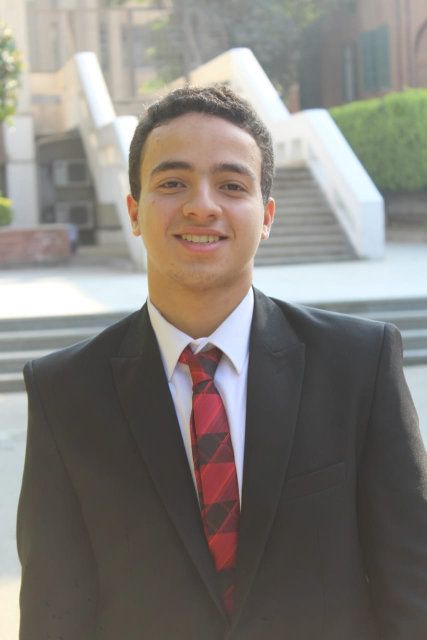
#> input picture application/osama.jpg, 853 x 1280 px (shown at 1/2 size)
$ python -i cartoonization.py   (imports and definitions only)
#> lines starting #> are read from the running program, lines starting #| are printed output that depends on the picture; after the words box and inside, x2 and y2 are one past the last pixel; in counts of white or black regions, pixels touching at a corner belong together
#> further down, picture is the input picture: shape (1280, 853, 3); mean B, G, R 120.5, 126, 130.3
from commonfunctions import *


def median_filter(img , filter_size):
  for x in range(0 ,img.shape[0]-2):
    for y in range (0 , img.shape[1]-2):
      intensities = np.zeros((filter_size//2,filter_size//2))
      intensities= np.copy(img[x:x+3, y:y+3])
      img[x+1][y+1] = np.median(intensities)
  return img


def get_edges(img, thickness, blurring):
    # Convert to gray scale
#> called with thickness = 11, blurring = 5
    gray = cv2.cvtColor(img, cv2.COLOR_BGR2GRAY)
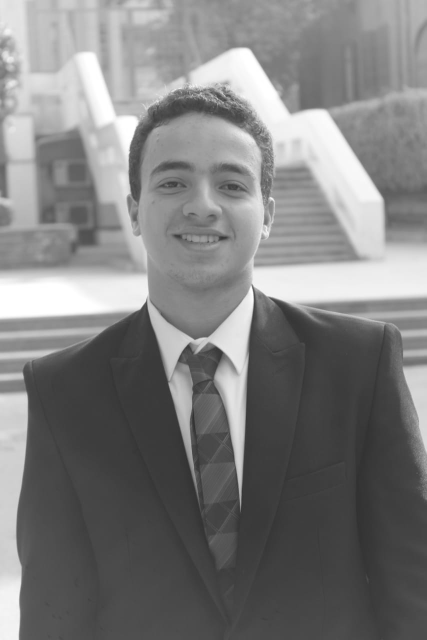
#> gray: shape (1280, 853) (shown at 1/2 size); min 47, max 255, mean 126.7

    # blurr the image in a way to smooth unnecessary edges
    gray_blur = cv2.medianBlur(gray, blurring)

    # Get the edges of the blurred img
    edges = cv2.adaptiveThreshold(
        gray_blur, 255, cv2.ADAPTIVE_THRESH_MEAN_C, cv2.THRESH_BINARY, thickness, blurring)
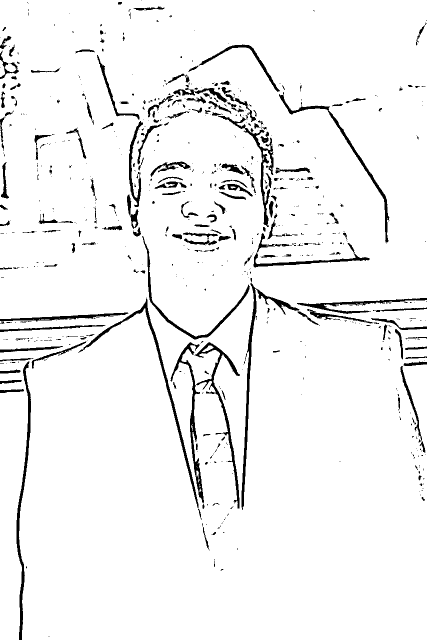
#> edges: shape (1280, 853) (shown at 1/2 size); 94.9% white; 715 black regions (507 under 20 px), largest, box (x1, y1, x2, y2) and area: (341, 684, 480, 1017) 5384, (483, 566, 599, 1020) 3256, (33, 723, 62, 1280) 3100

    return edges


def save_user(name,img):
  path = './data'+name
  isExist = os.path.exists(path)

  if not isExist:
    os.makedirs(path)
    os.chdir(path)
    cv2.imwrite(name,img)

  if isExist:
    print("Name already exists")


# This may be done with segmentation in colors to select only 5-10 colors to apply on the image
def clear_colors(img):
    # We need to find a way to smooth the image and denoise it without hiding so many details. Use https://www.youtube.com/watch?v=CQPZhAVHsXg
    color = cv2.bilateralFilter(img , 9 , 300 , 300)
    return color


def cartoonization (img):
    edges = get_edges(img , 11 ,5)
    color = clear_colors(img)
    cartoon = cv2.bitwise_and(color , color , mask=edges)
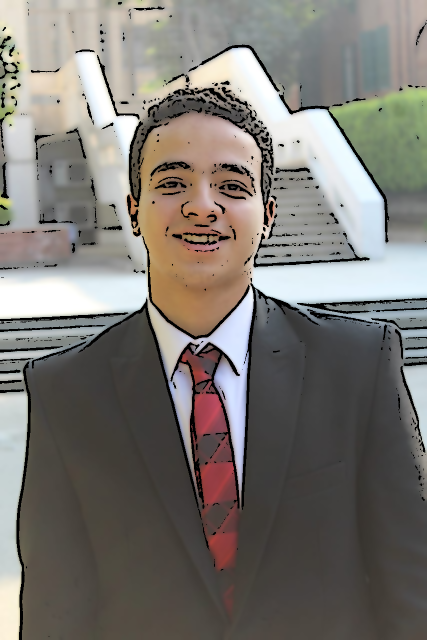
#> cartoon: shape (1280, 853, 3) (shown at 1/2 size); mean B, G, R 114.5, 119.7, 123.6
    return cartoon

>>> import cv2
>>> picture = cv2.imread('osama.jpg')
>>> result = cartoonization(picture)

$ run again, on application/yahia-cartoon.jpg
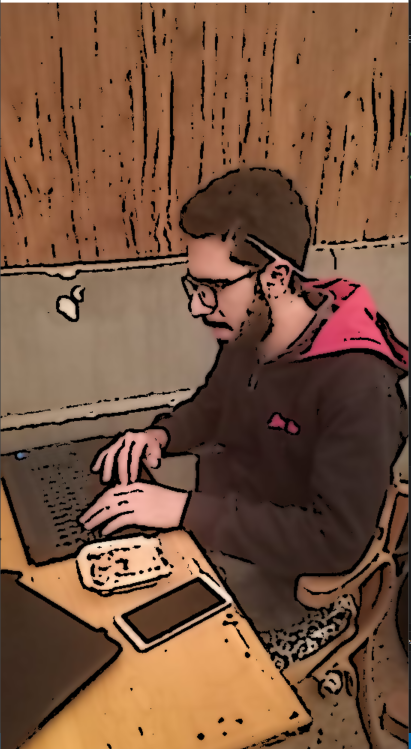
#> input picture application/yahia-cartoon.jpg, 821 x 1498 px (shown at 1/2 size)
#> picture is the input picture: shape (1498, 821, 3); mean B, G, R 63.8, 86.1, 122.5
#> in get_edges, `edges = cv2.adaptiveThreshold( gray_blur, 255, cv2.ADAPTIVE_THRESH_MEA..`:
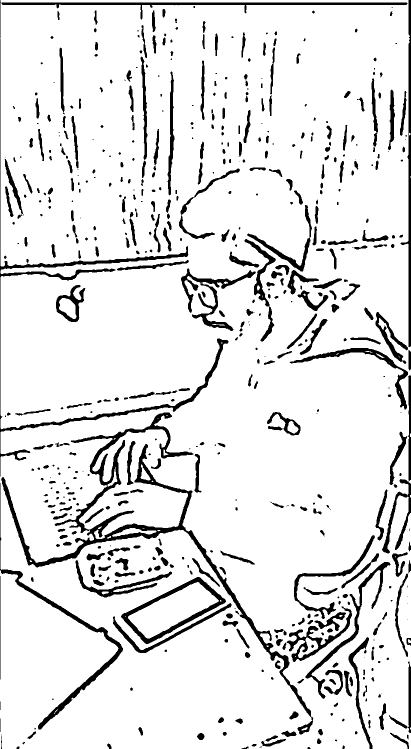
#> edges: shape (1498, 821) (shown at 1/2 size); 89.6% white; 579 black regions (151 under 20 px), largest, box (x1, y1, x2, y2) and area: (2, 825, 627, 1469) 18724, (0, 78, 457, 953) 8766, (0, 966, 246, 1459) 4882
#> in cartoonization, `cartoon = cv2.bitwise_and(color , color , mask=edges)`:
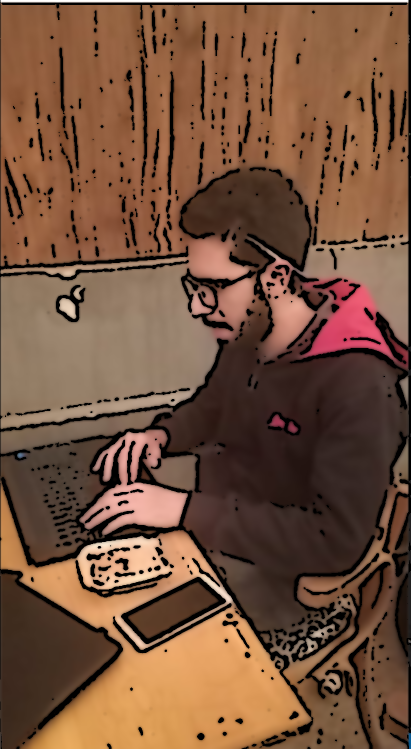
#> cartoon: shape (1498, 821, 3) (shown at 1/2 size); mean B, G, R 61.6, 83.2, 118.3
